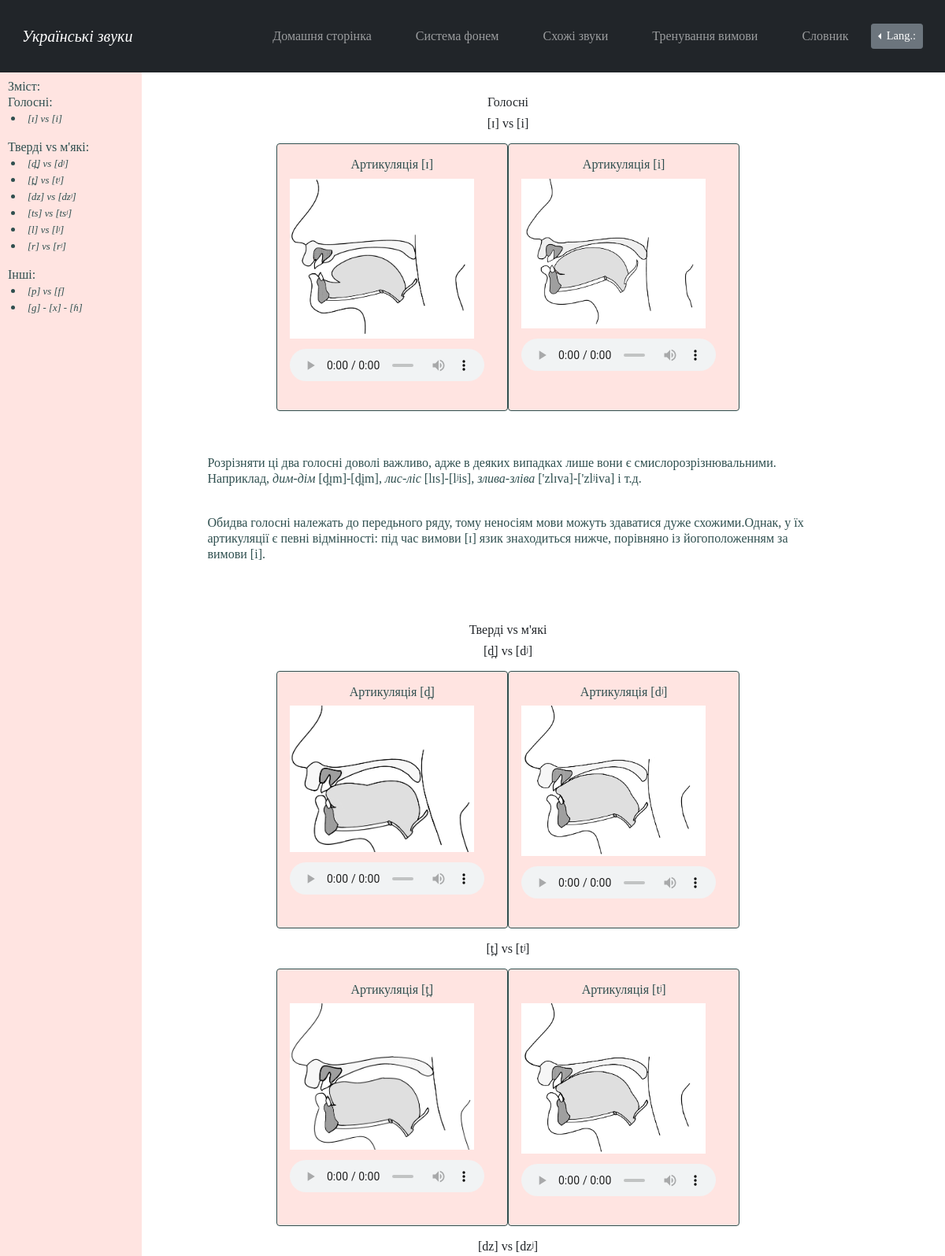
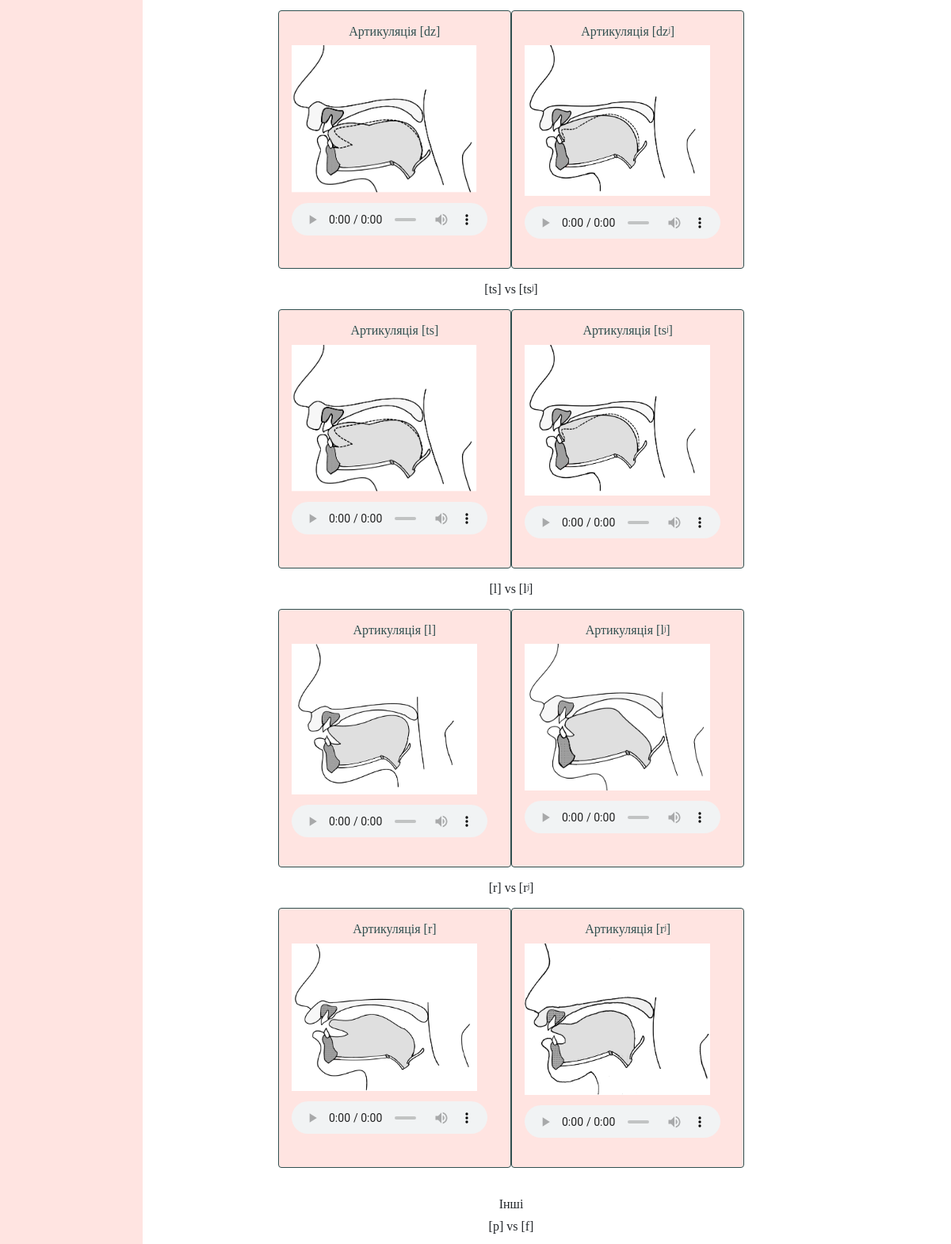
Screenshot of /pictures (upper part) with the database file from the repository (2 pictures, top to bottom).
### main/models.py (models this page shows)
class InformationAboutVowels(models.Model):
    id = models.AutoField('id', primary_key=True)
    sound = models.CharField('звук', max_length=5)
    row = models.TextField('ряд', default='')
    description = models.TextField('опис вимови')
    eng_description = models.TextField('англ. опис вимови', default='')
    image = models.ImageField('ілюстрація вимови', upload_to="media")
    audio = models.FileField(upload_to='documents/', default='')
    male_audio = models.FileField(upload_to='documents/', default='')

class InformationAboutConsonants(models.Model):
    id = models.AutoField('id', primary_key=True)
    sound = models.CharField('звук', max_length=6)
    place_of_articulation = models.TextField('місце артикуляції', default='')
    way_of_articulation = models.TextField('спосіб артикуляції', default='')
    palatalization = models.TextField('ступінь палаталізації', default='')
    description = models.TextField('опис вимови')
    eng_description = models.TextField('англ. опис вимови', default='')
    image = models.ImageField('ілюстрація вимови', upload_to="media")
    audio = models.FileField(upload_to='documents/', default='')
    male_audio = models.FileField(upload_to='documents/', default='')

### main/views.py (the view)
# urls.py: path('pictures', views.pictures, name='pictures'),
def pictures(request):
    information = InformationAboutVowels.objects.filter(row__contains='передній').order_by('id')
    information_i = InformationAboutVowels.objects.filter(sound__contains='і')
    information_y = InformationAboutVowels.objects.filter(sound__contains='ɪ')
    information2 = InformationAboutVowels.objects.filter(row__contains='задній').order_by('id')
    information_p = InformationAboutConsonants.objects.filter(sound__contains='p')
    information_f = InformationAboutConsonants.objects.filter(sound__contains='f')
    information_d = InformationAboutConsonants.objects.filter(sound__contains='d',
                                                              place_of_articulation__contains='альвеолярний',
                                                              way_of_articulation__contains='проривний').order_by('id')
    information_t = InformationAboutConsonants.objects.filter(sound__contains='t',
                                                              place_of_articulation__contains='альвеолярний',
                                                              way_of_articulation__contains='проривний').order_by('id')
    information_dz = InformationAboutConsonants.objects.filter(sound__contains='dz',
                                                             place_of_articulation__contains='альвеолярний',
                                                             way_of_articulation__contains='африката').order_by('id')
    information_ts = InformationAboutConsonants.objects.filter(sound__contains='ts',
                                                               place_of_articulation__contains='альвеолярний',
                                                               way_of_articulation__contains='африката').order_by('id')
    information_l = InformationAboutConsonants.objects.filter(sound__contains='l').order_by('id')
    information_r = InformationAboutConsonants.objects.filter(sound__contains='r').order_by('id')
    information_g = InformationAboutConsonants.objects.filter(sound__contains='g')
    information_x = InformationAboutConsonants.objects.filter(sound__contains='x')
    information_ɦ = InformationAboutConsonants.objects.filter(sound__contains='ɦ')
    return render(request, 'main/pictures.html', {'information': information, 'information_i': information_i,
        'information_y': information_y, 'information2':information2,
        'information_p':information_p, 'information_f':information_f, 'information_d':information_d,
        'information_t': information_t, 'information_dz': information_dz, 'information_ts': information_ts,
        'information_l': information_l, 'information_r': information_r,
        'information_g': information_g, 'information_x': information_x, 'information_ɦ': information_ɦ})

### main/templates/main/pictures.html (shortened to what this page needs)
{% extends 'main/pattern_for_pictures.html' %}
{% load i18n %}
{% load static %}
{% block explanation_i_y %}
<p></p>
<p></p>
{%endblock%}

### main/templates/main/pattern_for_pictures.html (shortened to what this page needs)
{% extends 'main/pattern.html' %}
{% load i18n %}
{% load static %}
{% block stylesheet %}<link rel="stylesheet" href="{% static 'main/css/illustration_css.css' %}">{% endblock %}
{% block lang_switch %}
<div class="dropleft">
    <button class="btn btn-secondary btn-sm dropdown-toggle" type="button" id="dropdownMenuButton"
              data-toggle="dropdown" aria-haspopup="true" aria-expanded="false">
        {% translate "Lang.:" %}
    </button>
        {% get_current_language as LANGUAGE_CODE %}
        {% get_available_languages as LANGUAGES %}
        {% get_language_info_list for LANGUAGES as languages %}
</div>
{% endblock %}
{% block content %}
<main>
    <div class="sidebar">
        <p>{% translate "Зміст:" %}</p>
        <p>{% translate "Голосні" %}:</p>
        <ul>
            <li><a href="#[ɪ] vs [i]">[ɪ] vs [i]</a></li>
        </ul>
        <p>{% translate "Тверді vs м'які" %}:</p>
        <ul>
            <li><a href="#[d̪] vs [dʲ]">[d̪] vs [dʲ]</a></li>
            <li><a href="#[t̪] vs [tʲ]">[t̪] vs [tʲ]</a></li>
            <li><a href="#[dz] vs [dzʲ]">[dz] vs [dzʲ]</a></li>
            <li><a href="#[ts] vs [tsʲ]">[ts] vs [tsʲ]</a></li>
            <li><a href="#[l] vs [lʲ]">[l] vs [lʲ]</a></li>
            <li><a href="#[r] vs [rʲ]">[r] vs [rʲ]</a></li>
        </ul>
        <p>{% translate "Інші" %}:</p>
        <ul>
            <li><a href="#[p] vs [f]">[p] vs [f]</a></li>
            <li><a href="#[g] - [x] - [ɦ]">[g] - [x] - [ɦ]</a></li>
        </ul>
    </div>
    <div class="main_content">
        <h3>{% translate "Голосні" %}</h3>
        <h4 id = '[ɪ] vs [i]'>[ɪ] vs [i]</h4>
        <div class="vowels">
        {% for el in information%}
            {% if el.sound == '[і]' or el.sound == '[ɪ]' %}
                <div class="alert alert-custom  fade in alert-dismissable show mt-2">
                    <h5>{% translate "Артикуляція" %} {{el.sound}}</h5>
                    <img src={{el.image.url}} alt="Звук">
                    <figure>
                        <audio controls src={{el.audio.url}}>
                        </audio>
                    </figure>
                </div>
            {%endif%}
        {%endfor%}
        </div>
        <div class="explanation">
            {% block explanation_i_y %} {%endblock%}
        </div>
        <h3>{% translate "Тверді vs м'які" %}</h3>
        <h4 id="[d̪] vs [dʲ]">[d̪] vs [dʲ]</h4>
        <div class="alveolar">
        {% for el in information_d%}
            <div class="alert alert-custom  fade in alert-dismissable show mt-2">
                <h5>{% translate "Артикуляція" %} {{el.sound}}</h5>
                <img src={{el.image.url}} alt="Звук">
                <figure>
                        <audio  controls src={{el.audio.url}}>
                        </audio>
                </figure>
            </div>
        {%endfor%}
        </div>
        <h4 id="[t̪] vs [tʲ]">[t̪] vs [tʲ]</h4>
        <div class="alveolar">
        {% for el in information_t%}
            <div class="alert alert-custom  fade in alert-dismissable show mt-2">
                <h5>{% translate "Артикуляція" %} {{el.sound}}</h5>
                <img src={{el.image.url}} alt="Звук">
                <figure>
                        <audio controls src={{el.audio.url}}>
                        </audio>
                </figure>
            </div>
        {%endfor%}
        </div>
        <h4 id="[dz] vs [dzʲ]">[dz] vs [dzʲ]</h4>
        <div class="alveolar">
        {% for el in information_dz%}
            <div class="alert alert-custom  fade in alert-dismissable show mt-2">
                <h5>{% translate "Артикуляція" %} {{el.sound}}</h5>
                <img src={{el.image.url}} alt="Звук">
                <figure>
                    <audio controls src={{el.audio.url}}>
                    </audio>
                </figure>
            </div>
        {%endfor%}
        </div>
        <h4 id="[ts] vs [tsʲ]">[ts] vs [tsʲ]</h4>
        <div class="alveolar">
        {% for el in information_ts%}
            <div class="alert alert-custom  fade in alert-dismissable show mt-2">
                <h5>{% translate "Артикуляція" %} {{el.sound}}</h5>
                <img src={{el.image.url}} alt="Звук">
                <figure>
                    <audio controls src={{el.audio.url}}>
                    </audio>
                </figure>
            </div>
        {%endfor%}
        </div>
        <h4 id="[l] vs [lʲ]">[l] vs [lʲ]</h4>
        <div class="alveolar">
        {% for el in information_l%}
            <div class="alert alert-custom  fade in alert-dismissable show mt-2">
                <h5>{% translate "Артикуляція" %} {{el.sound}}</h5>
                <img src={{el.image.url}} alt="Звук">
                <figure>
                    <audio controls src={{el.audio.url}}>
                    </audio>
                </figure>
            </div>
        {%endfor%}
        </div>
        <h4 id="[r] vs [rʲ]">[r] vs [rʲ]</h4>
        <div class="alveolar">
        {% for el in information_r%}
            <div class="alert alert-custom  fade in alert-dismissable show mt-2">
                <h5>{% translate "Артикуляція" %} {{el.sound}}</h5>
                <img src={{el.image.url}} alt="Звук">
                <figure>
                    <audio controls src={{el.audio.url}}>
                    </audio>
                </figure>
            </div>
        {%endfor%}
        </div>
        <h3>{% translate "Інші" %}</h3>
        <h4 id="[p] vs [f]">[p] vs [f]</h4>
        <div class="others">
        </div>
    </div>
</main>
{% endblock %}

### main/static/main/css/pattern.css (style rules this page uses)
body { background: white; font-family: Garamond, Baskerville, "Baskerville Old Face", "Hoefler Text", "Times New Roman", serif; font-style: normal; font-variant: normal; font-weight: 400; line-height: 20px; }
.dropleft { padding-top:20px; padding-bottom:20px; }
.btn { font-size: .9em; }

### main/static/main/css/illustration_css.css (style rules this page uses)
main { font-family: Garamond, Baskerville, "Baskerville Old Face", "Hoefler Text", "Times New Roman", serif; font-style: normal; font-variant: normal; font-weight: 400; line-height: 20px; margin-top: 120px; margin-left: 100px; margin-right: 10px; }
.sidebar { background: #FFE4E1; position: fixed; z-index: 1; top: 0; left: 0; height: 100%; width: 15%; overflow-x: hidden; padding-top: 100px; }
.sidebar > p { padding-left: 10px; margin-bottom:0px; font-size: 14px; color: #2F4F4F; }
.sidebar > ul { padding-left:30px; color: #2F4F4F; font-style: italic; }
.sidebar > ul a { padding-left:5px; color: #2F4F4F; font-size: 14px; text-decoration: none; }
.alert-custom { background-color: #FFE4E1; color:#2F4F4F; border: 1px solid; width:27%; justify-content: center; }
.alert-custom > img { width:90%; height:auto; }
audio { width: 95%; padding-top:5%; }
.explanation { width:70%; margin-left: auto; margin-right: auto; color:#2F4F4F; white-space: pre-line; }
.vowels, .others, .alveolar { display: flex; flex-direction: row; justify-content: center; width: 100%; }
.main_content h3, h4, h5 { text-align: center; }
.main_content > h3 { margin-top:20px; }
main p { font-size: 16px; white-space: pre-line; }
@media screen and (min-width:601px) { .sidebar { width: 18%; } }
@media screen and (min-width:601px) { .sidebar > p { font-size:1em; } }
@media screen and (min-width:601px) { .sidebar > ul a { font-size: .8em; } }
@media screen and (min-width:601px) { .alert-custom { background-color:; width:30%; } }
@media screen and (min-width:601px) { h3, h4, h5 { font-size:1em; } }
@media screen and (min-width:601px) { audio { width: 100%; padding-bottom:10%; } }
@media screen and (min-width:768px) { .sidebar { width: 15%; } }
@media screen and (min-width:768px) { .alert-custom { background-color:; width:27%; } }
@media screen and (min-width:768px) { .sidebar > p { font-size:1em; } }
@media screen and (min-width:768px) { .sidebar > ul a { font-size: .8em; } }
@media screen and (min-width:768px) { audio { width: 95%; padding-bottom:0%; } }
@media screen and (min-width:980px) { .alert-custom { background-color:; width:27%; } }
@media screen and (min-width:980px) { .alert-custom > img { width:90%; height:auto; justify-content: center; } }
@media screen and (min-width:1200px) { .alert-custom { background-color:; width:27%; } }

### rows the page displays
InformationAboutVowels: sound "[ɪ]", image (picture)
InformationAboutVowels: sound "[і]", image (picture)
InformationAboutConsonants: sound "[d̪]", image (picture)
InformationAboutConsonants: sound "[dʲ]", image (picture)
InformationAboutConsonants: sound "[t̪]", image (picture)
InformationAboutConsonants: sound "[tʲ]", image (picture)
InformationAboutConsonants: sound "[dz]", image (picture)
InformationAboutConsonants: sound "[dzʲ]", image (picture)
InformationAboutConsonants: sound "[ts]", image (picture)
InformationAboutConsonants: sound "[tsʲ]", image (picture)
InformationAboutConsonants: sound "[l]", image (picture)
InformationAboutConsonants: sound "[lʲ]", image (picture)
InformationAboutConsonants: sound "[r]", image (picture)
InformationAboutConsonants: sound "[rʲ]", image (picture)
